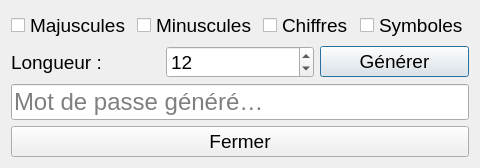
<?xml version="1.0" encoding="UTF-8"?>
<ui version="4.0">
 <class>DlgGenerateurMDP</class>
 <widget class="QDialog" name="DlgGenerateurMDP">
  <property name="windowTitle"><string>Générateur de mot de passe</string></property>
  <layout class="QVBoxLayout" name="verticalLayout">

   <!-- Options (14 pt) -->
   <item>
    <layout class="QHBoxLayout" name="optionsLayout">
     <item><widget class="QCheckBox" name="chkMaj">
       <property name="font"><font><pointsize>14</pointsize></font></property>
       <property name="text"><string>Majuscules</string></property></widget></item>
     <item><widget class="QCheckBox" name="chkMin">
       <property name="font"><font><pointsize>14</pointsize></font></property>
       <property name="text"><string>Minuscules</string></property></widget></item>
     <item><widget class="QCheckBox" name="chkChiffres">
       <property name="font"><font><pointsize>14</pointsize></font></property>
       <property name="text"><string>Chiffres</string></property></widget></item>
     <item><widget class="QCheckBox" name="chkSymboles">
       <property name="font"><font><pointsize>14</pointsize></font></property>
       <property name="text"><string>Symboles</string></property></widget></item>
    </layout>
   </item>

   <!-- Longueur + bouton générer -->
   <item>
    <layout class="QHBoxLayout" name="lengthLayout">
     <item><widget class="QLabel" name="lblLongueur">
       <property name="font"><font><pointsize>14</pointsize></font></property>
       <property name="text"><string>Longueur :</string></property></widget></item>
     <item><widget class="QSpinBox" name="spinLongueur">
       <property name="font"><font><pointsize>14</pointsize></font></property>
       <property name="minimum"><number>6</number></property>
       <property name="maximum"><number>64</number></property>
       <property name="value"><number>12</number></property></widget></item>
     <item><widget class="QPushButton" name="btnGenerer">
       <property name="font"><font><pointsize>14</pointsize></font></property>
       <property name="text"><string>Générer</string></property></widget></item>
    </layout>
   </item>

   <!-- Résultat (18 pt, large) -->
   <item>
    <widget class="QLineEdit" name="outputMDP">
     <property name="font"><font><pointsize>18</pointsize></font></property>
     <property name="placeholderText"><string>Mot de passe généré…</string></property>
     <property name="sizePolicy">
      <sizepolicy hsizetype="Expanding" vsizetype="Preferred">
       <horstretch>0</horstretch><verstretch>0</verstretch>
      </sizepolicy>
     </property>
    </widget>
   </item>

   <!-- Fermer -->
   <item>
    <widget class="QPushButton" name="btnFermer">
     <property name="font"><font><pointsize>14</pointsize></font></property>
     <property name="text"><string>Fermer</string></property>
    </widget>
   </item>

  </layout>
 </widget>
 <resources/>
 <connections/>
</ui>
